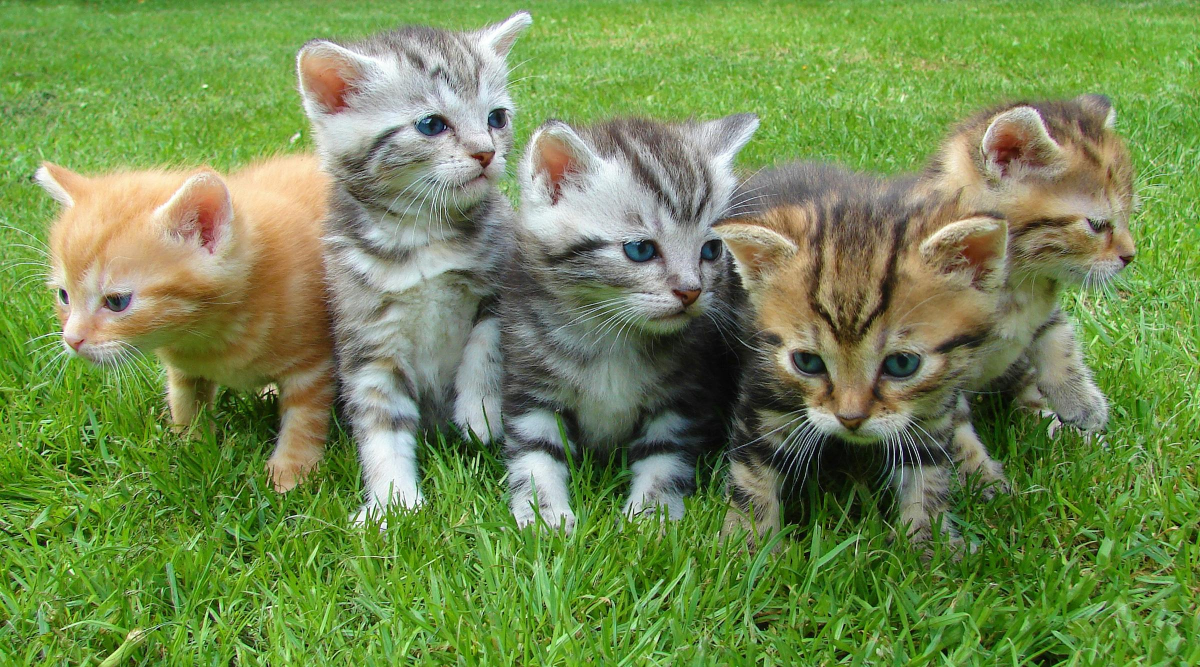
#> input picture Set-2/Question10/sample.jpg, 2400 x 1334 px (shown at 1/2 size)
$ jupyter execute Question10.ipynb
#> lines starting #> are read from the running program, lines starting #| are printed output that depends on the picture
[cell 1]
import cv2
import numpy as np
import matplotlib.pyplot as plt

[cell 2]
# Frequency Domain Filter Functions
def ideal_low_pass(shape, cutoff):
    rows, cols = shape
    crow, ccol = rows//2, cols//2
    mask = np.zeros((rows, cols), np.float32)
    for u in range(rows):
        for v in range(cols):
            if np.sqrt((u-crow)**2 + (v-ccol)**2) <= cutoff:
                mask[u, v] = 1
    return mask

def butterworth_low_pass(shape, cutoff, order=2):
    rows, cols = shape
    crow, ccol = rows//2, cols//2
    mask = np.zeros((rows, cols), np.float32)
    for u in range(rows):
        for v in range(cols):
            D = np.sqrt((u-crow)**2 + (v-ccol)**2)
            mask[u, v] = 1 / (1 + (D/cutoff)**(2*order))
    return mask

def gaussian_low_pass(shape, cutoff):
    rows, cols = shape
    crow, ccol = rows//2, cols//2
    mask = np.zeros((rows, cols), np.float32)
    for u in range(rows):
        for v in range(cols):
            D2 = (u-crow)**2 + (v-ccol)**2
            mask[u, v] = np.exp(-D2 / (2*(cutoff**2)))
    return mask

[cell 3]
# Apply Filter
def apply_filter(img, mask):
    # DFT
    dft = cv2.dft(np.float32(img), flags=cv2.DFT_COMPLEX_OUTPUT)
    dft_shift = np.fft.fftshift(dft)

    # Apply mask
    dft_shift[:,:,0] *= mask
    dft_shift[:,:,1] *= mask

    # Inverse DFT
    f_ishift = np.fft.ifftshift(dft_shift)
    img_back = cv2.idft(f_ishift)
    img_back = cv2.magnitude(img_back[:,:,0], img_back[:,:,1])

    return img_back

[cell 4]
# Main Program

# Load and resize image
img = cv2.imread("sample.jpg", cv2.IMREAD_GRAYSCALE)
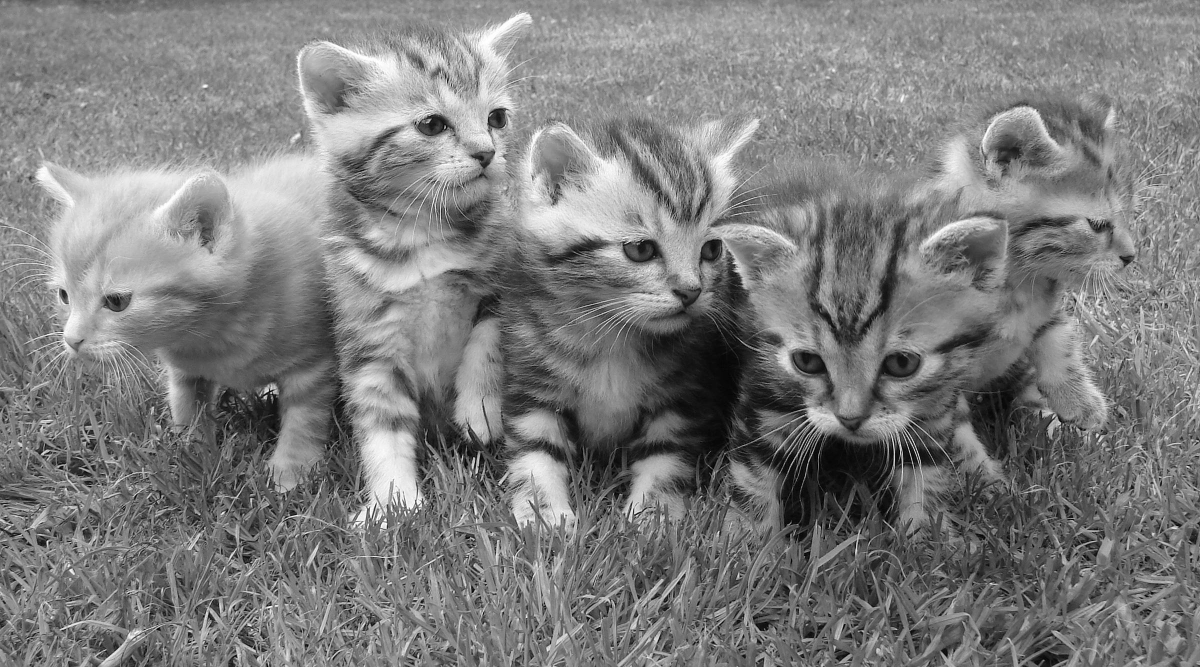
#> img: shape (1334, 2400) (shown at 1/2 size); min 0, max 255, mean 125.3
img = cv2.resize(img, (256, 256))
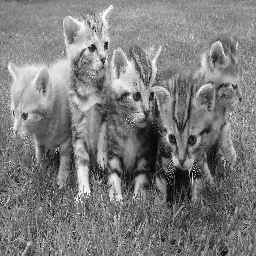
#> img: shape (256, 256); min 0, max 255, mean 125.2

cutoff = 30  # cutoff frequency

# Generate filters
ilpf = ideal_low_pass(img.shape, cutoff)
blpf = butterworth_low_pass(img.shape, cutoff, order=2)
glpf = gaussian_low_pass(img.shape, cutoff)

# Apply filters
ilpf_img = apply_filter(img, ilpf)
#> in apply_filter, `img_back = cv2.magnitude(img_back[:,:,0], img_back[:,:,1])`:
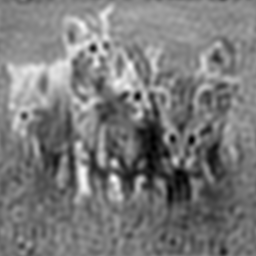
#> img_back: shape (256, 256) float32; min 1944.5, max 17071806, mean 8202678; drawn with min black and max white
blpf_img = apply_filter(img, blpf)
glpf_img = apply_filter(img, glpf)
#> in apply_filter (call 3), `img_back = cv2.magnitude(img_back[:,:,0], img_back[:,:,1])`:
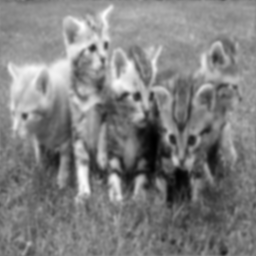
#> img_back: shape (256, 256) float32; min 607648, max 15639077, mean 8202659.5; drawn with min black and max white

[cell 5]
# Display Results

titles = ["Original", "Ideal LPF", "Butterworth LPF", "Gaussian LPF"]
images = [img, ilpf_img, blpf_img, glpf_img]

plt.figure(figsize=(12,6))
for i in range(4):
    plt.subplot(2,2,i+1)
    plt.imshow(images[i], cmap='gray')
    plt.title(titles[i])
    plt.axis('off')
plt.tight_layout()
plt.show()
